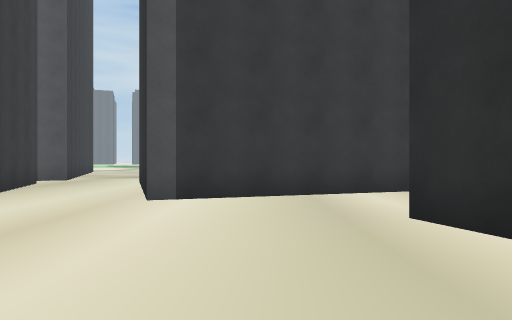
View 1 (above)

24 first-person views from a walk through a scene from a Unity 3-D project. The camera is 1.2 m above the floor, looks level and sees 70° across. The floor is counted in squares, 2 m on a side. Each view is taken from the middle of a square. On the plan, view 1 faces up. The plan holds only what a view shows up to about 10 squares ahead; the rest is blank. The place goes on beyond the plan. The player character is not drawn. Some surface patterns are stand-ins.

View 2
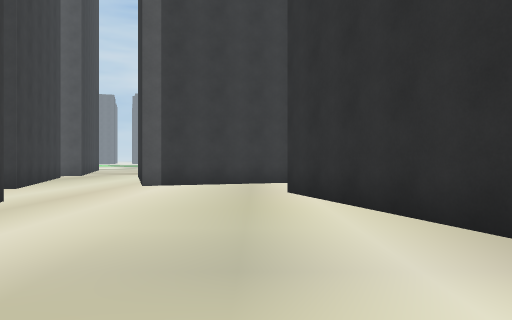

View 3
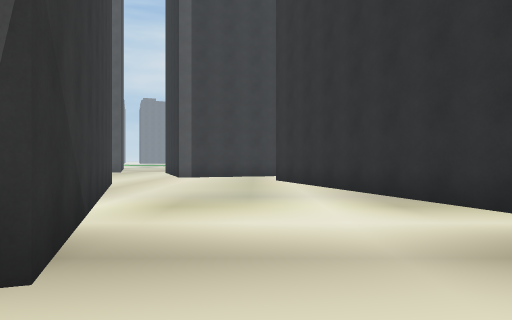

View 4
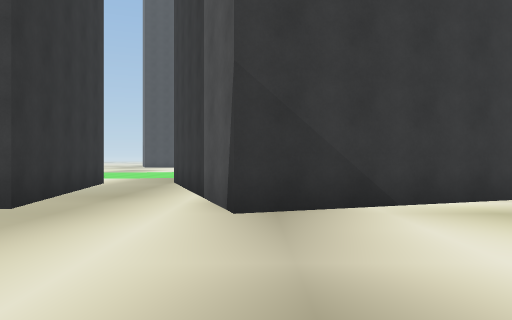

View 5
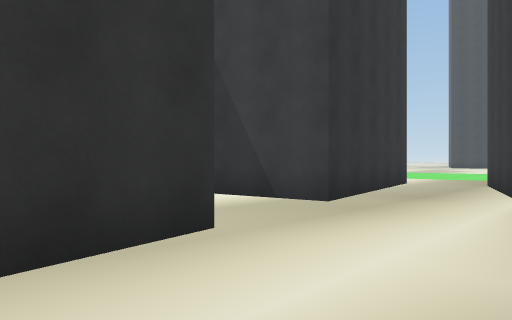

View 6
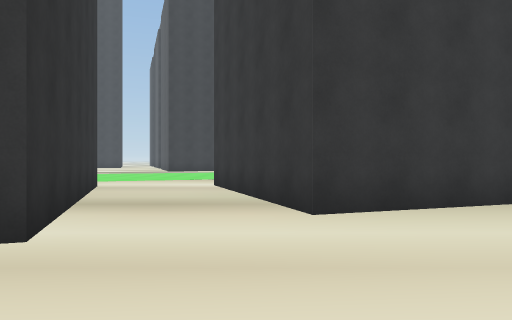

View 7
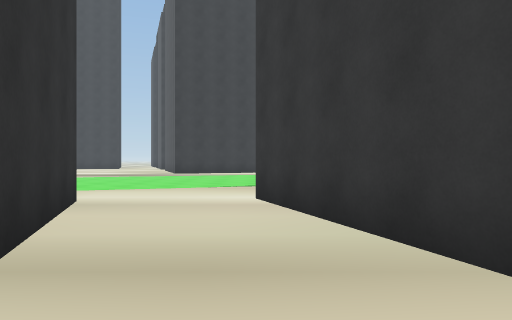

View 8
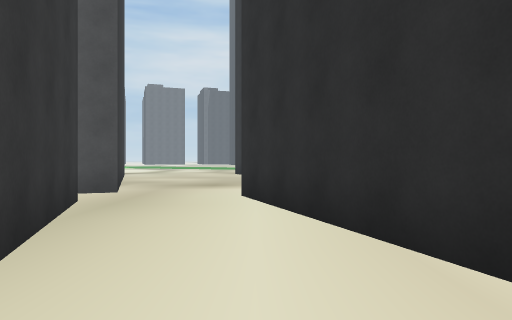

View 9
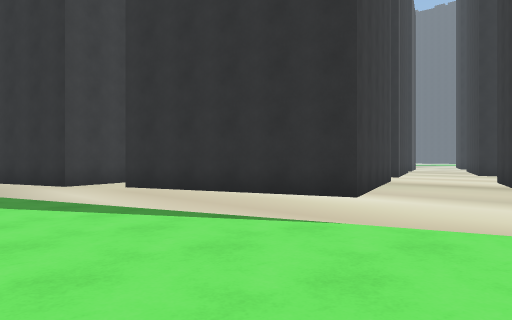

View 10
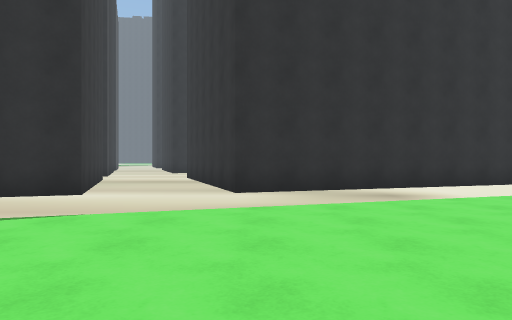

View 11
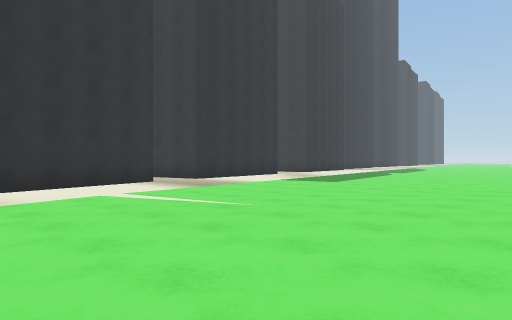

View 12
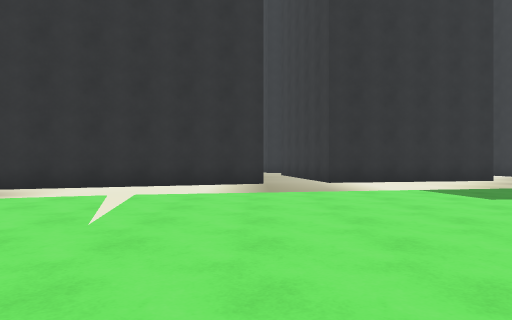

View 13
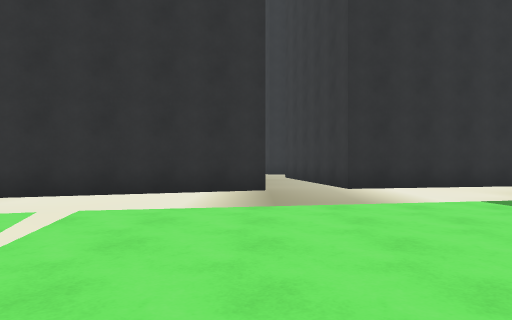

View 14
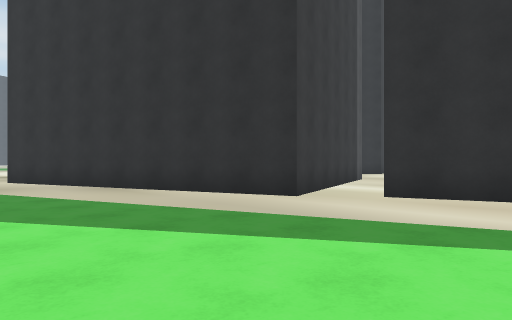

View 15
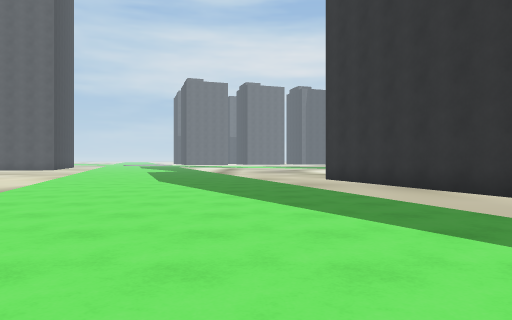

View 16
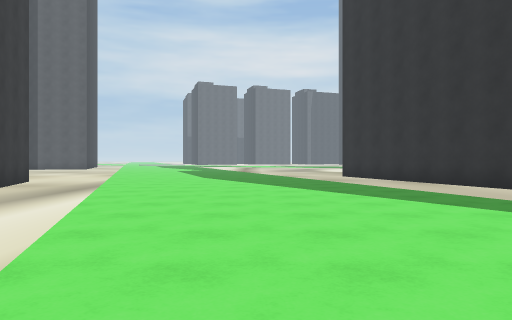

View 17
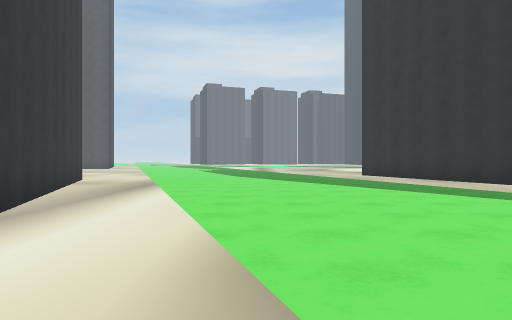

View 18
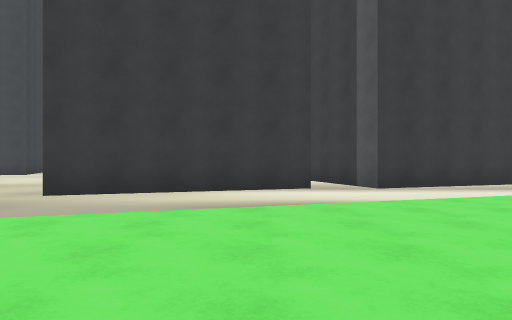

View 19
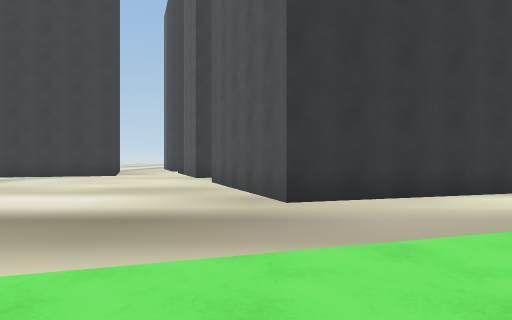

View 20
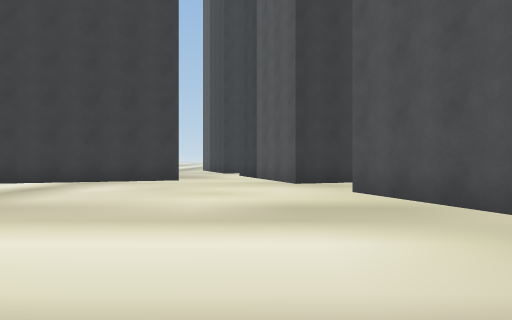

View 21
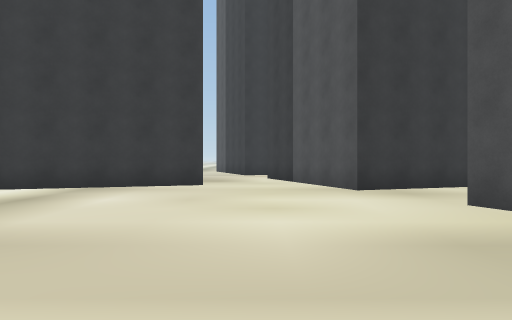

View 22
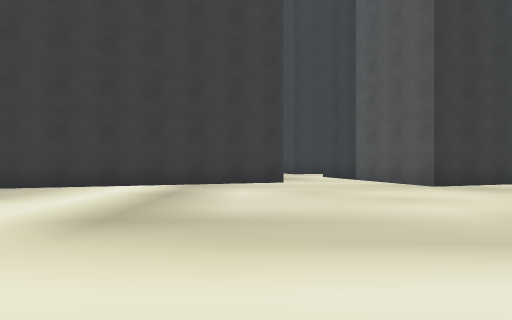

View 23
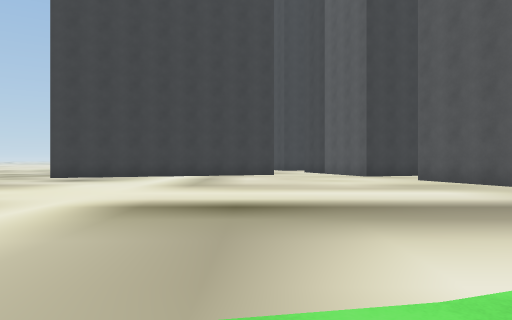

View 24
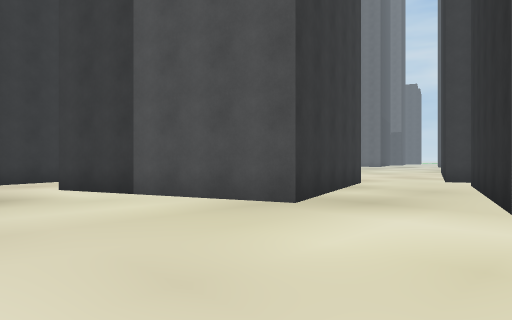

### Floor plan
Points are (right, up) in squares from view 1. A wall is a line through its corners. A room is listed if a view was taken in it or the views show most of it. See-through windows are left out.
Room 1 (views 1, 2, 3, 4, 5, 6, 7, 8)
walls: (3.9, -2.9) (1.6, 3.8); (1.9, -7.6) (3.7, -7.2); (-4, 4.6) (-8.7, 3); (-4.4, -8.7) (-0.5, -8) (-0.1, -10.2); (1.3, 6.4) (-1.6, 5.4); (-8.3, 0.4) (-2.7, 2.3) (-0.1, -5.2) (-4.9, -6.9)
ways out: opening at (-8, 1.5) to room 2; opening at (-4, -8) to room 2; opening at (-3, 5) to room 3; opening at (2.5, 5.5)
Room 2 (views 9, 10, 11, 12, 13, 14, 15, 16, 17, 18, 19, 20, 21, 22, 23, 24)
walls: (-20.8, 4.2) (-19.1, -0.6) (-23.8, -2.2) (-25.5, 2.6); (-25.7, 3.8) (-26.4, 3.6); (-27.8, 1.6) (-26.2, -3) (-31, -4.6); (-8.7, 3) (-10.3, 7.8); (-11.2, 8.8) (-13.8, 16.3); (-27.7, -6.3) (-25.9, -11.6); (-23.2, 13) (-20.7, 5.6) (-23, 4.8); (-4.9, -6.9) (-5.8, -7.2) (-8.3, 0.4); (-4.9, -11.5) (-5.4, -8.9) (-4.4, -8.7)
ways out: opening at (-8, 1.5) to room 1; opening at (-4, -8) to room 1
Room 3 (no view inside)
walls: (-4.9, 7.3) (-4, 4.6); (-1.6, 5.4) (-2.7, 8.6)
ways out: opening at (-3, 5) to room 1; opening at (-4, 8)

Positions as (right, up) in squares from view 1, and headings:
1: (0, 0), facing up
2: (1, -3), facing up
3: (1, -7), facing up
4: (4, -5), facing left
5: (4, -5), facing down-left
6: (0, 4), facing left
7: (-3, 3), facing left
8: (-3, 4), facing up
9: (-14, 0), facing up-right
10: (-15, 0), facing right
11: (-15, -2), facing down-right
12: (-15, -7), facing right
13: (-13, -7), facing right
14: (-16, 5), facing up-right
15: (-16, 5), facing up
16: (-17, 3), facing up
17: (-18, 2), facing up
18: (-13, 3), facing left
19: (-14, -1), facing left
20: (-17, -4), facing left
21: (-19, -5), facing left
22: (-18, -7), facing left
23: (-13, -7), facing left
24: (-23, -7), facing up-left
